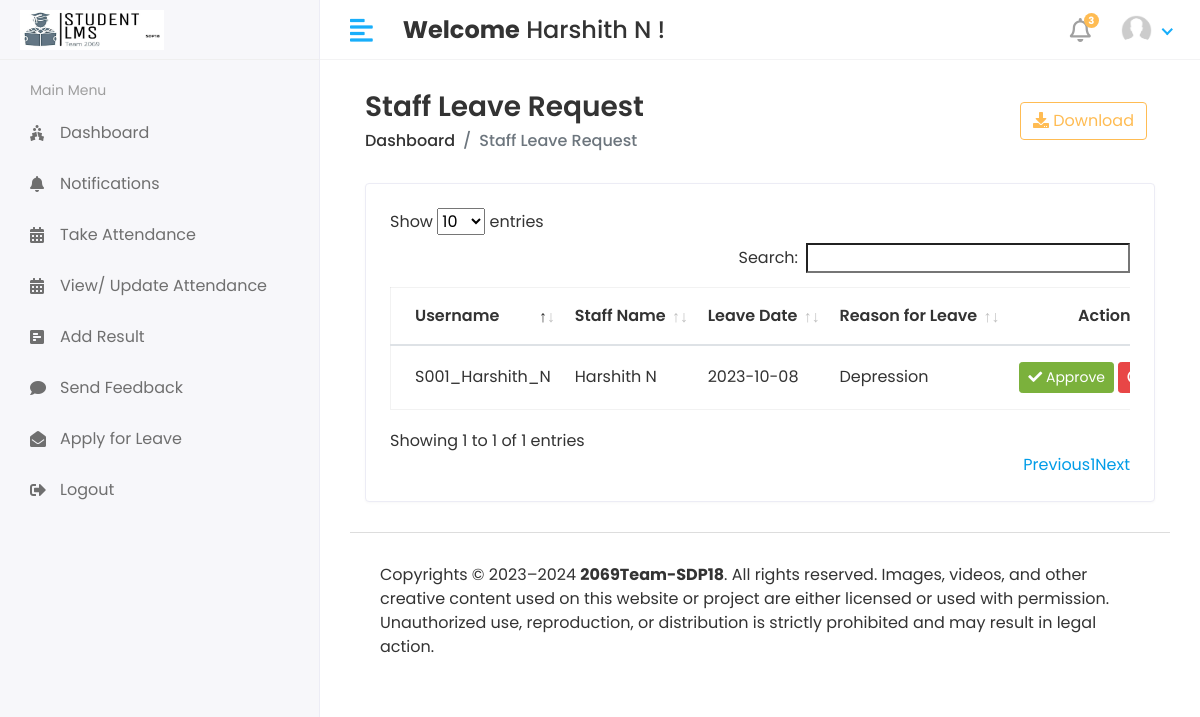
The page /HOD/Staff/Leave_View (signed in) on the database as committed earlier.
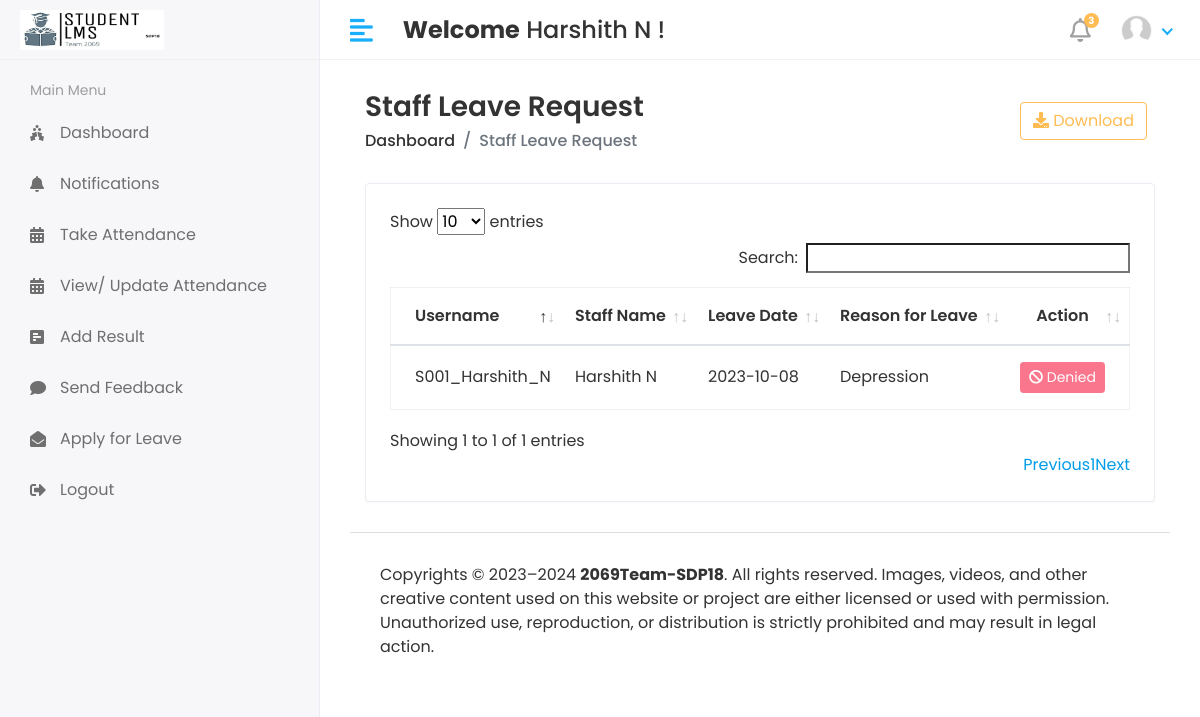
The same page on the database as committed later.
### app/models.py (models this page shows, shortened)
class Staff_Leave(models.Model):
    staff_id = models.ForeignKey(Staff, on_delete = models.CASCADE)
    date = models.CharField(max_length = 50)
    message = models.TextField()
    status = models.IntegerField(default=0)
    created_at = models.DateTimeField(auto_now_add=True)
    updated_at = models.DateTimeField(auto_now_add=True)
    class Meta:
        db_table = 'staff_leave_table'

class Staff(models.Model):
    admin = models.OneToOneField(CustomUser,on_delete=models.CASCADE)
    address = models.TextField()
    gender = models.CharField(max_length=100)
    desgination = models.CharField(max_length=100)
    created_at = models.DateTimeField(auto_now_add=True)
    updated_at = models.DateTimeField(auto_now_add=True)
    class Meta:
        db_table = 'staff_table'

class CustomUser(AbstractUser):
    USER_CHOICES = (
        (1, 'HOD'),
        (2, 'STAFF'),
        (3, 'STUDENT'),
    )
    user_type = models.CharField(choices=USER_CHOICES, max_length=50, default=1)
    profile_pic = models.ImageField(upload_to='media/profile_pics')
    class Meta:
        db_table = 'custom_user_table'

### Studentlearningmanagementsystem/HOD_views.py (the view)
# urls.py: path('HOD/Staff/Leave_View', HOD_views.STAFF_LEAVE_VIEW, name = 'staff_leave_view'),
@login_required(login_url='/')
def STAFF_LEAVE_VIEW(request):
    staff_leave = Staff_Leave.objects.all()
    context = {
        "staff_leave": staff_leave,
    }
    return render(request, 'Hod/staff_leave.html', context)

### templates/HOD/staff_leave.html (shortened to what this page needs)
{% extends 'base.html' %}
{% block content %}
<div class="content container-fluid">
    <div class="page-header">
       <div class="row align-items-center">
          <div class="col">
             <h3 class="page-title">Staff Leave Request</h3>
             <ul class="breadcrumb">
                <li class="breadcrumb-item"><a href="{% url 'HOD_home' %}">Dashboard</a></li>
                <li class="breadcrumb-item active">Staff Leave Request</li>
             </ul>
          </div>
          <div class="col-auto text-right float-right ml-auto">
             <a href="#" class="btn btn-outline-primary mr-2"><i class="fas fa-download"></i> Download</a>
          </div>
       </div>
    </div>
    <div class="row">
       <div class="col-sm-12">
          <div class="card card-table">
             <div class="card-body">
                <div class="table-responsive">
                   <table id='table_id' class="table table-hover table-center mb-0">
                      <thead>
                         <tr>
                            <th>Username</th>
                            <th>Staff Name</th>
                            <th>Leave Date</th>
                            <th>Reason for Leave</th>
                            <th class="text-center">Action</th>
                         </tr>
                      </thead>
                      <tbody>
                        {% for i in staff_leave %}
                         <tr>
                            <td>{{i.staff_id.admin.username}}</td>
                            <td>{{i.staff_id.admin.first_name}}&nbsp;{{i.staff_id.admin.last_name}}</td>
                            <td>{{i.date}}</td>
                            <td>{{i.message}}</td>
                            <td class="text-center">
                               <div class="actions">
                                 {% if i.status == 0 %}
                                 <a href="{% url 'staff_approve_leave' i.id %}" class="btn btn-success btn-sm"><i class="fa fa-check"></i>
                                    Approve</a>
                                    <a href="{% url 'staff_disapprove_leave' i.id %}" class="btn btn-danger btn-sm"><i class="fa fa-ban"></i> Deny</a>
                                 {% elif i.status == 1 %}
                                 <button class="btn btn-success btn-sm" disabled="disabled"><i class="fa fa-check"></i> Approved</button>
                                 {% else %}
                                 <button class="btn btn-danger btn-sm" disabled="disabled"><i class="fa fa-ban"></i> Denied</button>
                                 {% endif %}
                               </div>
                            </td>
                         </tr>
                         {% endfor %}
                      </tbody>
                   </table>
                </div>
             </div>
          </div>
       </div>
    </div>
 </div>
{% endblock  %}

Rows that differ between the two databases and show on the page:
changed Staff_Leave "Depression": status "Approve" → "Denied"
